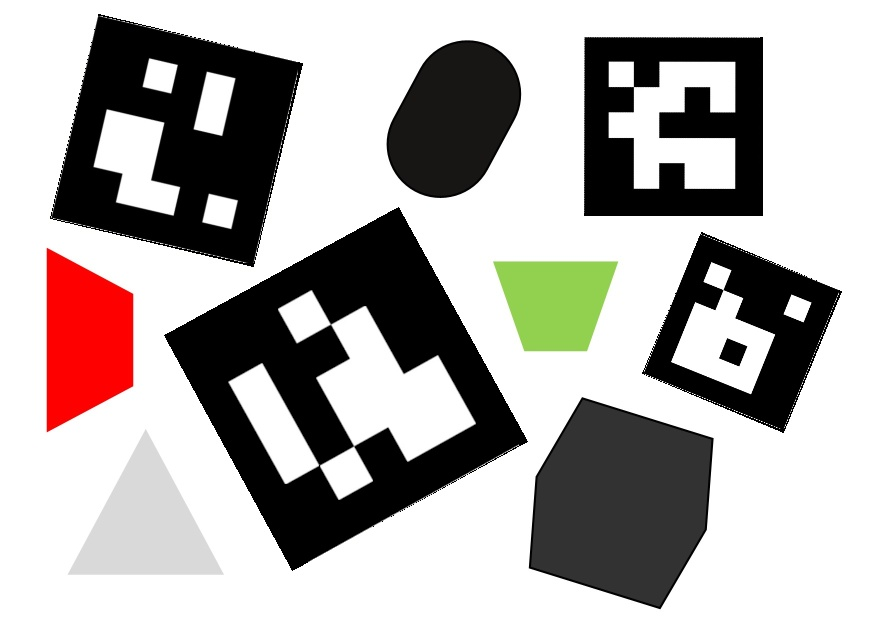
#> input picture final.jpg, 877 x 620 px, given in place of CVtask.jpg, which was not available
$ python 'JAINENDRA TRIPATHY -21JE0417-OPENCV.py'
#> lines starting #> are read from the running program, lines starting #| are printed output that depends on the picture; after the words box and inside, x2 and y2 are one past the last pixel; in counts of white or black regions, pixels touching at a corner belong together; pictures that were not available may be replaced by others from this repository, and a replacement may not be noted
import cv2 as cv
import cv2
import math
import numpy as np

image = cv.imread("C://Users//MY PC//Desktop//CVtask.jpg")
#> image is the input picture: shape (620, 877, 3); mean B, G, R 169.7, 171.8, 176.3
image = cv.resize(image, (877, 620))
imgo = image.copy()
# convert image into greyscale mode
color = {'green': [ 79, 209, 146 ], 'orange': [ 9, 127, 240 ], 'white': [ 210, 222, 228 ], 'black': [ 0, 0, 0 ]}
gray_image = cv.cvtColor(image, cv.COLOR_BGR2GRAY)
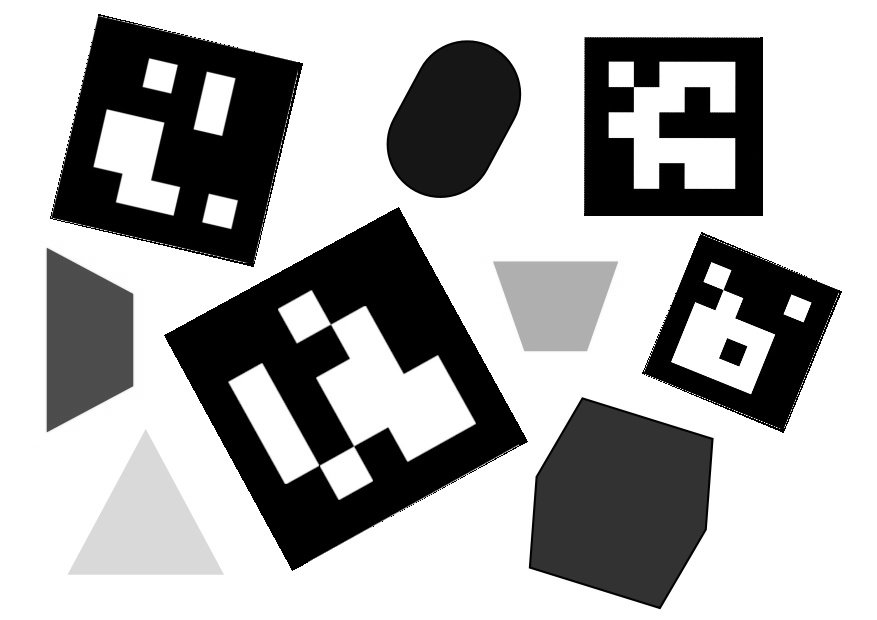
#> gray_image: shape (620, 877); min 0, max 255, mean 172.9

# find threshold of the image
_, thrash = cv.threshold(gray_image, 240, 255, cv.THRESH_BINARY)
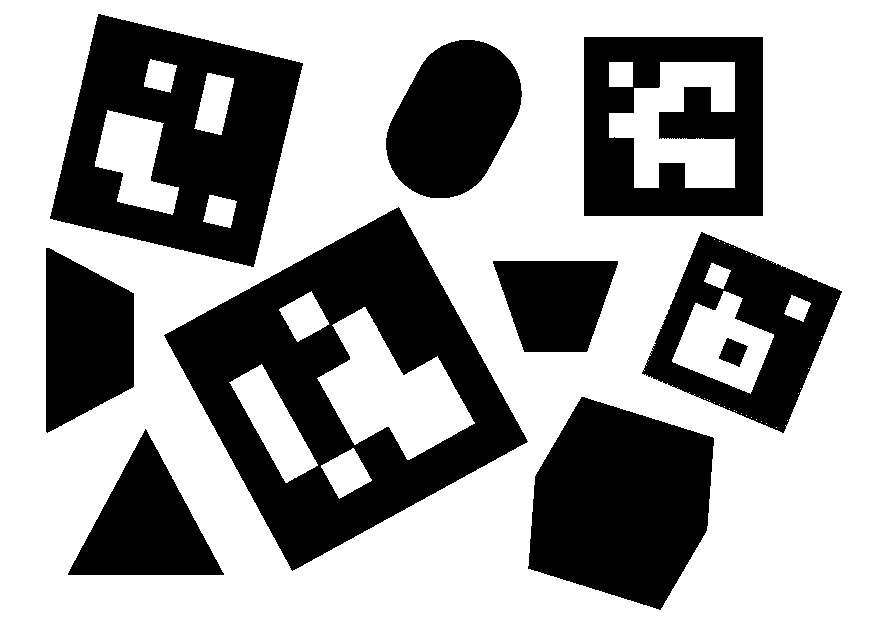
#> thrash: shape (620, 877); 62.3% white; 10 black regions
contours, _ = cv.findContours(thrash, cv.RETR_LIST, cv.CHAIN_APPROX_NONE)
#> contours = 54 contours, 30 with area under 20; largest, box (x1, y1, x2, y2) and area: (0, 0, 877, 620) 542244, (163, 206, 529, 572) 72441, (49, 13, 304, 268) 44581, (583, 36, 764, 217) 32398, (527, 396, 715, 611) 29015
print("initial=", len(contours))
#| initial= 54
for contour in contours:
    shape = cv.approxPolyDP(contour, 0.01 * cv.arcLength(contour, True), True)
    x_cor = shape.ravel() [ 0 ]
    y_cor = shape.ravel() [ 1 ]

    if len(shape) == 4:
        # shape cordinates
        x, y, w, h = cv.boundingRect(shape)

        # width:height
        aspectRatio = float(w) / h
        if aspectRatio >= 0.9 and aspectRatio <= 1.05:
            M = cv.moments(contour)
            if M [ 'm00' ] != 0.0:
                x = int(M [ 'm10' ] / M [ 'm00' ])
                y = int(M [ 'm01' ] / M [ 'm00' ])
            print(image [ y, x, : ])
            for i in color.keys():
                d = np.array(color [ i ])
                d.reshape((3,))
                # if (d == image[y, x, :]).any():
                # cv.putText(image, i, (x, y), cv2.FONT_HERSHEY_SIMPLEX, 1, (255, 0, 0))
            cv.circle(image, (x, y), 3, (220, 0, 0), 1)
            cv.drawContours(image, [ shape ], 0, (0, 0, 0), -1)
#> this loop made 54 passes
#> (shape, x_cor, y_cor, w, h, aspectRatio) on passes 1, 24, 30, 32, 33, 34, 37, 43: ([[353, 448], [321, 465], [339, 498], [371, 480]], 353, 448, 51, 51, 1), ([[261, 364], [229, 382], [287, 482], [317, 464]], 261, 364, 89, 119, 0.748), ([[791, 295], [784, 313], [803, 321], [810, 303]], 791, 295, 27, 27, 1), ([[311, 291], [279, 309], [297, 341], [328, 324]], 311, 291, 50, 51, 0.98), ([[711, 263], [704, 281], [723, 288], [730, 270]], 711, 263, 27, 26, 1.04), ([[492, 261], [617, 260], [588, 350], [524, 352]], 492, 261, 126, 93, 1.35), ([[49, 247], [134, 293], [134, 386], [47, 433]], 49, 247, 88, 187, 0.471), ([[701, 231], [842, 291], [783, 433], [641, 373]], 701, 231, 202, 203, 0.995)
#> (x_cor, y_cor) on passes 3 to 8: (776, 427), (766, 423), (761, 421), (787, 420), (756, 419), (751, 417)
#| [255 255 255]
#| [255 255 255]
#| [255 255 255]
#| [255 255 255]
#| [255 255 255]
#| [255 255 255]
#| [255 255 255]
#| [255 255 255]
#> (further printed lines are left out)
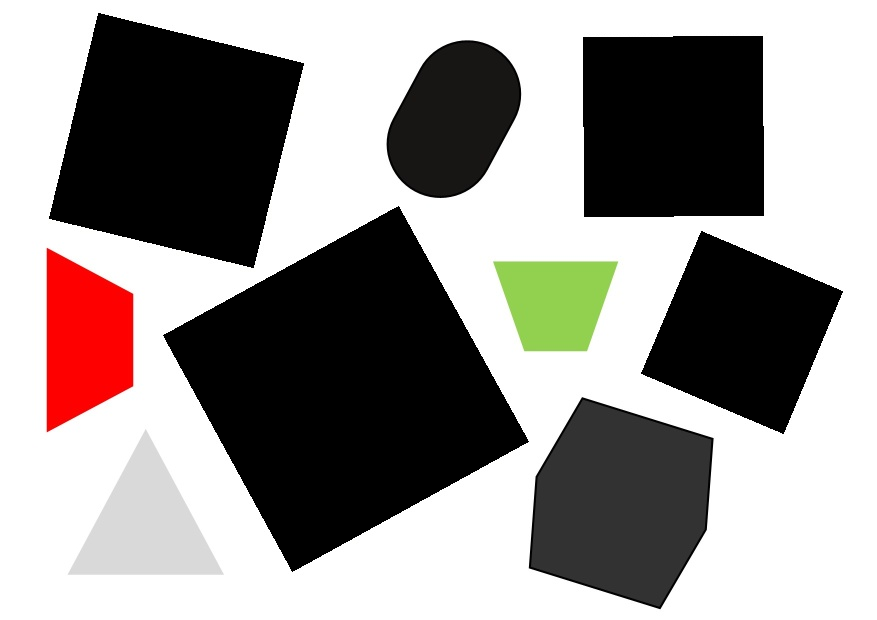
#> image: shape (620, 877, 3); 11.8% of pixels changed, all inside (x1, y1, x2, y2) = (49, 13, 843, 572)

            # cv.putText(image, "Square", (x_cor, y_cor), cv.FONT_HERSHEY_COMPLEX, 0.5, (0,0,0))

print(image.shape)
#| (620, 877, 3)
cv.imshow("Shape", image)
cv.waitKey(0)
cv.destroyAllWindows()

LMAO = cv.imread("C://Users//MY PC//Desktop//ATULIYA//LMAO.jpg")
HaHa = cv.imread("C://Users//MY PC//Desktop//ATULIYA//HaHa.jpg")
Ha = cv.imread("C://Users//MY PC//Desktop//ATULIYA//Ha.jpg")
XD = cv.imread("C://Users//MY PC//Desktop//ATULIYA//XD.jpg")

dictionary = cv2.aruco.Dictionary_get(cv2.aruco.DICT_5X5_250)
parameters = cv2.aruco.DetectorParameters_create()

lst = [ None ] * 5
#> (the run stopped early here; a loop or call above may not have finished)
